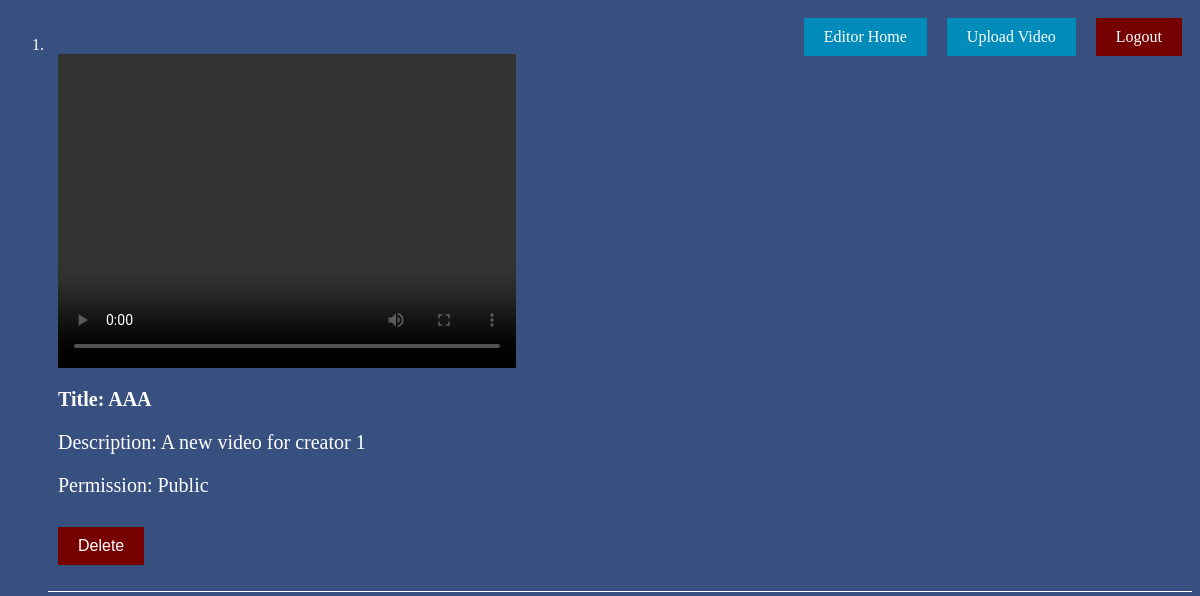
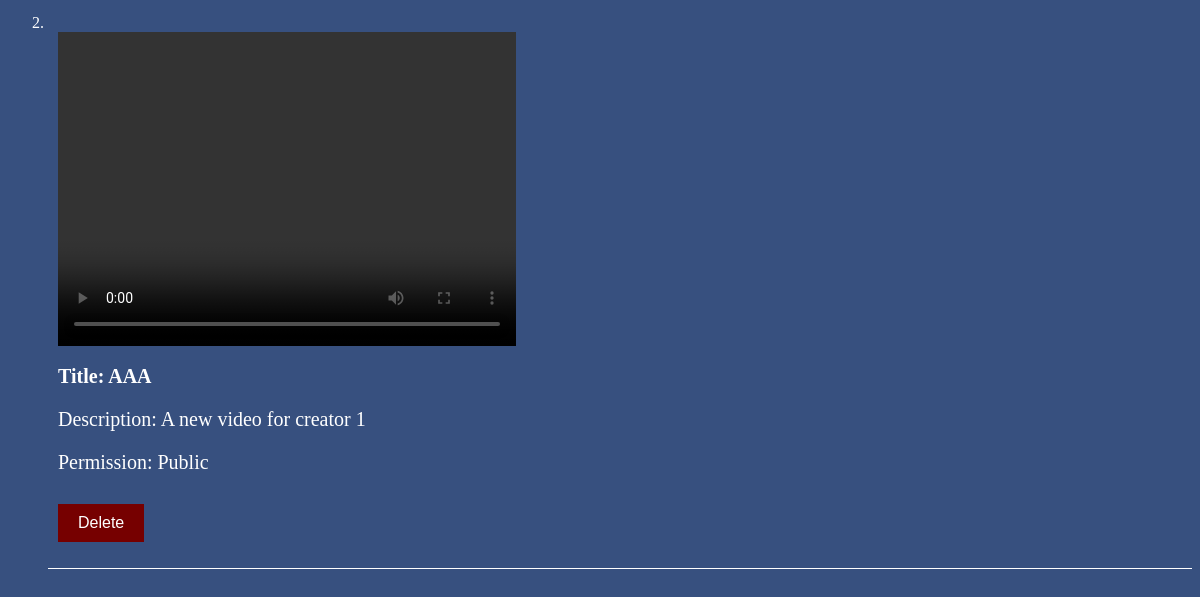
/video_list_editor (signed in), run on an earlier commit of the app's database (2 pictures, top to bottom).
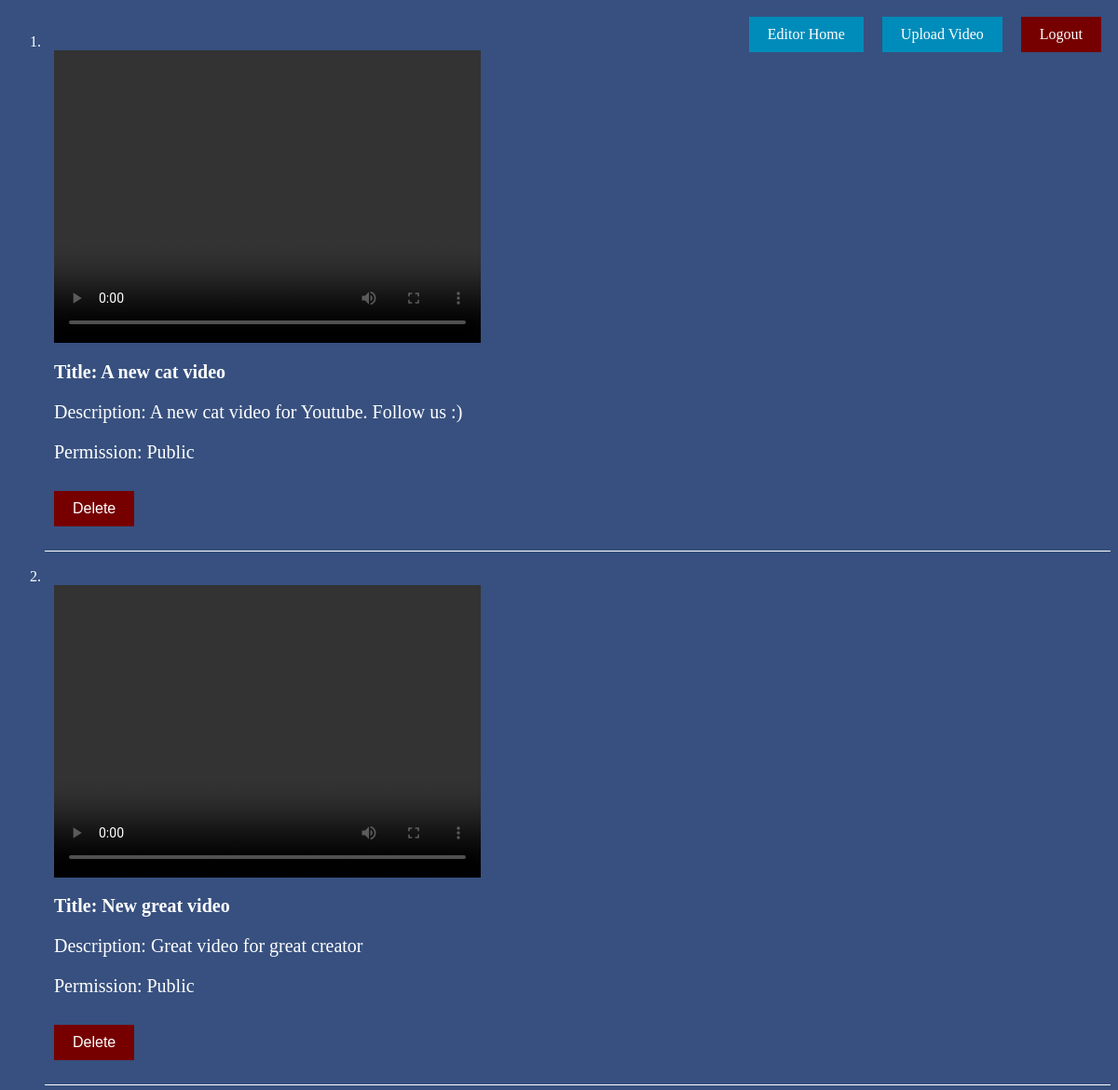
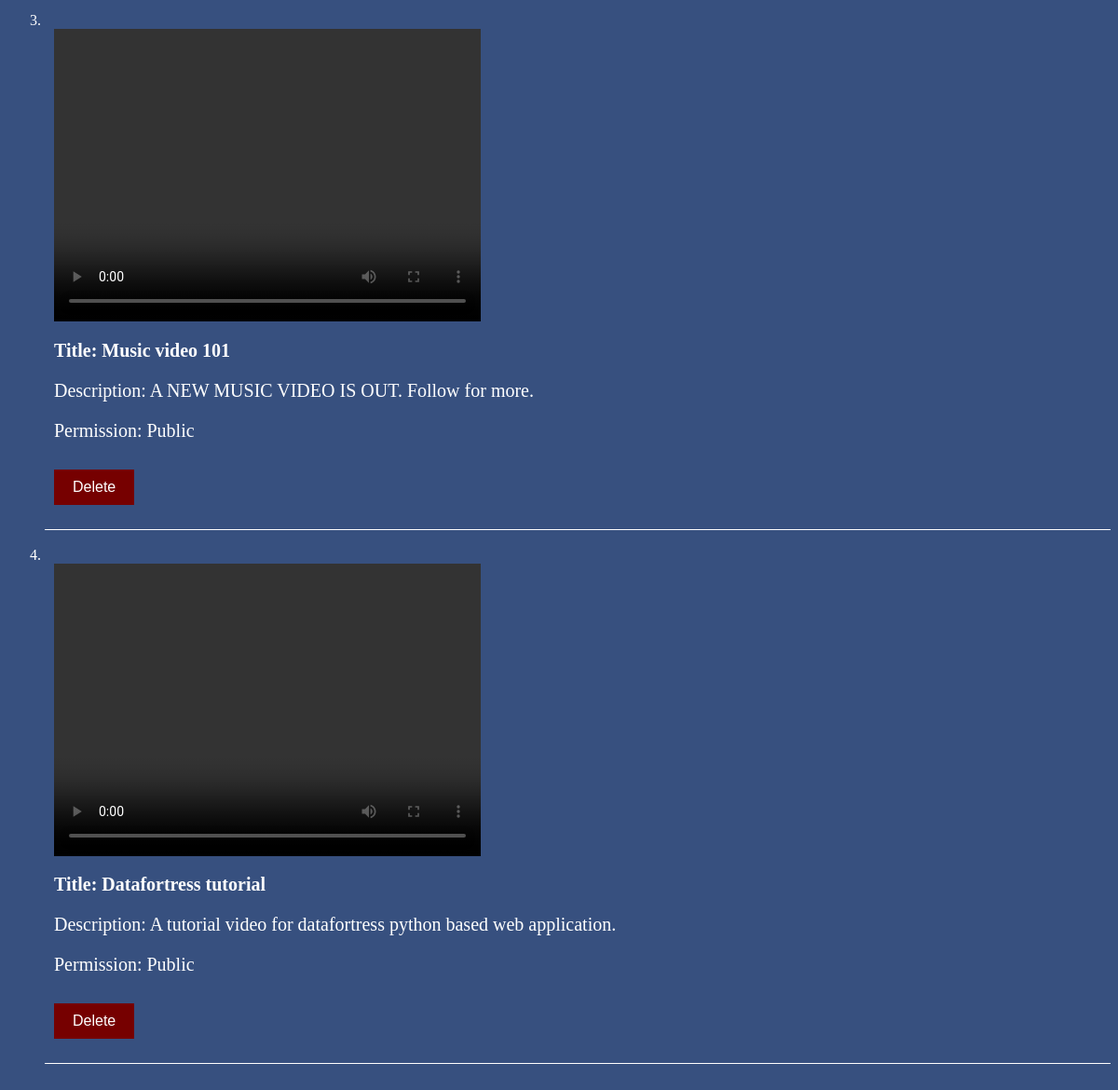
And on a later commit of the database (2 pictures, top to bottom).
### datafortress/models.py (models this page shows, shortened)
class Video(models.Model):
    title = models.CharField(max_length=255)
    description = models.CharField(max_length=500)
    video_file = models.FileField(upload_to=video_file_path)
    is_public = models.CharField(max_length=20)
    uploader = models.ForeignKey(User, on_delete=models.CASCADE, related_name='uploaded_videos', null=True)
    receiver = models.ForeignKey(User, on_delete=models.CASCADE, related_name='received_videos', null=True)

### datafortress/views.py (the view)
# urls.py: path('video_list_editor', views.video_list_editor, name='video_list_editor'),
@user_passes_test(user_in_editor)
@login_required
def video_list_editor(request):
    videos = Video.objects.filter(uploader=request.user)
    return render(request, 'video_list_editor.html', {'videos':videos})

### datafortress/views.py (called while the page is built)
def user_in_editor(user):
    return user.groups.filter(name='editor').exists()

### templates/video_list_editor.html (shortened to what this page needs)
{% load static %}
<link rel="stylesheet" href="{% static 'stylehome.css' %}">
<body>
    <a class='button logout-button' href='logout' style="float:right;">Logout</a>
    <a class='button login-button' href='upload_video' style="float:right;">Upload Video</a>
    <a class='button login-button' href='welcome_editor' style="float:right;">Editor Home</a>
        <br>
    <ol style='color:white;  margin-top:10px'>
        {% for video in videos %}
            <li style="border-bottom:1px solid white;">
                <br>
                <video width="40%" height="40%" controls style="margin-left:10px;">
                    <source src="{{ video.video_file.url }}" type="video/mp4">
                </video>
                <h3 class='list-item'>Title: {{ video.title }}</h3>
                <p class='list-item'>Description: {{ video.description }}</p>
                {% if video.is_public %}
                    <p class='list-item'>Permission: Public</p>
                {% else %}
                    <p class='list-item'>Permission: Private</p>
                {% endif %}
                <form method="post" action="{% url 'delete_video_editor' video.id %}" class="inline-form">
                    <button type="submit" class='button logout-button'>Delete</button>
                </form>
            </li>
            <br>
        {% empty %}
            <p>No videos uploaded.</p>
        {% endfor %}
    </ol>
</body>

What changed in the data, as far as the page shows it:
removed Video: title "AAA", description "A new video for creator 1", is_public "Permission: Public"
removed Video: title "AAA", description "A new video for creator 1", is_public "Permission: Public"
added Video: title "A new cat video", description "A new cat video for Youtube. Follow us :)", is_public "Permission: Public"
added Video: title "New great video", description "Great video for great creator", is_public "Permission: Public"
added Video: title "Music video 101", description "A NEW MUSIC VIDEO IS OUT. Follow for more.", is_public "Permission: Public"
added Video: title "Datafortress tutorial", description "A tutorial video for datafortress python based web application.", is_public "Permission: Public"
